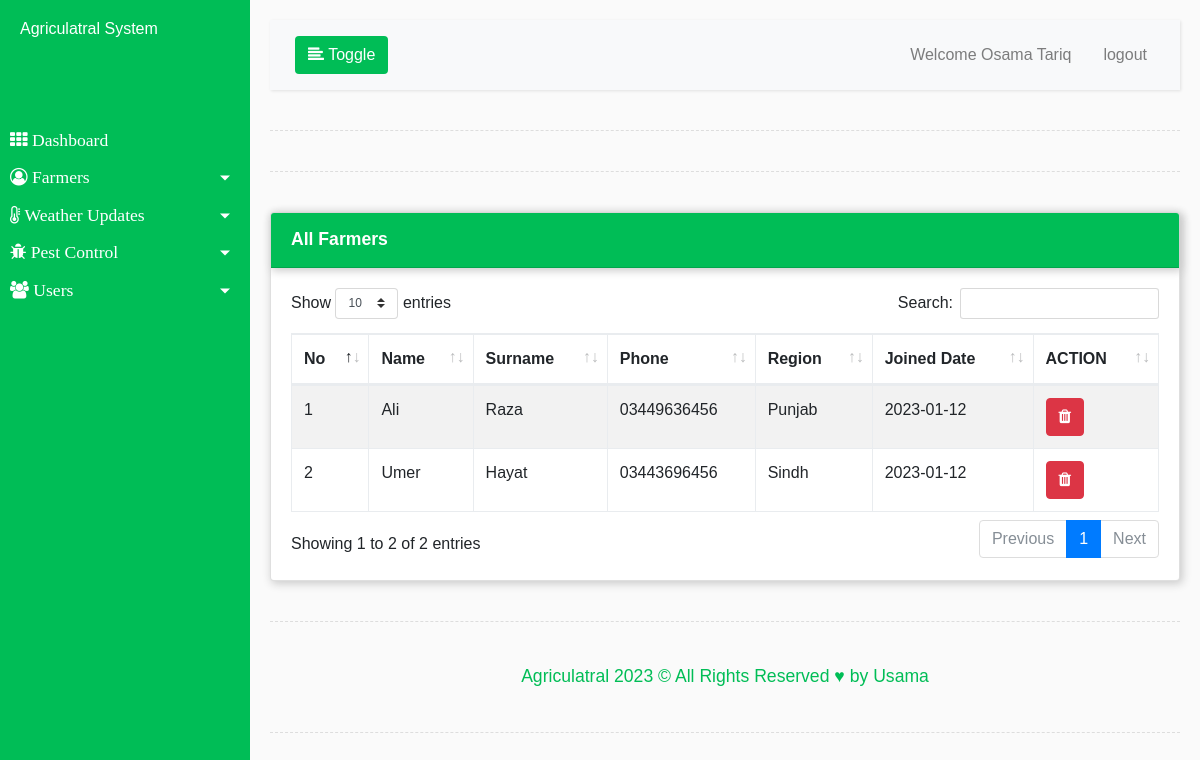
Page /sys/farms_view.php (signed in) on the committed database.
### tables this page shows
CREATE TABLE `farmers` (
  `id` int(11) NOT NULL,
  `name` varchar(20) NOT NULL,
  `surname` varchar(20) NOT NULL,
  `phone` varchar(20) NOT NULL,
  `region` varchar(20) NOT NULL,
  `joined_date` varchar(30) NOT NULL
);

### sys/farms_view.php (the view, shortened to what this page needs)
<?php require_once('../zvinodiwa/database.php');
?>
<!DOCTYPE html>
<html lang="en">
<head>
	<link rel="stylesheet" type="text/css" href="../vendor/bootstrap/css/bootstrap.min.css">
	<link rel="stylesheet" type="text/css" href="../fonts/font-awesome-4.7.0/css/font-awesome.min.css">
	<link rel="stylesheet" type="text/css" href="../fonts/Linearicons-Free-v1.0.0/icon-font.min.css">
	<link rel="stylesheet" type="text/css" href="../vendor/animate/animate.css">
	<link rel="stylesheet" type="text/css" href="../vendor/css-hamburgers/hamburgers.min.css">
	<link rel="stylesheet" type="text/css" href="../vendor/animsition/css/animsition.min.css">
	<link rel="stylesheet" type="text/css" href="../css/style.css">
    <link rel="stylesheet" type="text/css" href="../vendor/Jquery-ui/jquery-ui.min.css">
     <link rel="stylesheet" type="text/css" href="../vendor/DataTables/datatables.min.css">
</head>
    <body>
    <div class="wrapper">
        <?php  include_once ('page-headers.php'); ?>
            <div class="line"></div>
            <div class="line"></div>
            <div class="row">
            <div class="col-md-12 ssm">
            <div class="card">
            <p class="card-header sammac-media">All Farmers</p>
            <div class="card-body">
              <div id="tabs-4"><table class="table table-striped thead-dark table-bordered table-hover" id="mhishi">
                <thead>
                <tr>
                    <th>No</th>
                    <th>Name</th>
                    <th>Surname</th>
                    <th>Phone</th>
                    <th>Region</th>
                    <th>Joined Date</th>
                    <th>ACTION</th>
                    </tr>
                </thead>
                    <?php
                     $a=1;
                    $query=mysqli_query($db,"select *from `farmers` ");
                     while($row=mysqli_fetch_array($query))
                        {
                          ?>
                          <tr>
                              <td><?php echo $a;?></td>
                            <td><?php echo $row['name'];?></td>
                            <td><?php echo $row['surname'];?></td>
                            <td><?php echo $row['phone'];?></td>
                            <td><?php echo $row['region'];?></td>
                            <td><?php echo $row['joined_date'];?></td>
                             <td>
                  <a href="farms_view.php?edited=1&idx=<?php echo $row['id']; ?>"  class="btn btn-danger"><span class="fa fa-trash"></span></a>
                              </td>
                          </tr>
                          <?php
                            $a++;
                      }
                               ?>
                </table> </div>
            </div>
            </div>
            </div>
            </div>
             <div class="line"></div>
                <footer>
            <p class="text-center sm-sys">
           Agriculatral <?php echo date('Y');?> &copy; All Rights Reserved &#9829; by Usama
            </p>
            </footer>
           <div class="line"></div>
        </div>
    </div>
</body>
</html>

### sys/page-headers.php (shortened to what this page needs)
<nav id="sidebar">
    <div class="sidebar-header">
        <h6>Agriculatral System</h6>
    </div>
    <ul class="list-unstyled components">
        <p></p>
        <li class="active">
            <a href="dashboard.php" class="fa fa-th"> Dashboard</a>
        </li>
         <li>
            <a href="#pageSubmenuRue"  data-toggle="collapse" aria-expanded="false" class="fa fa-user-circle-o dropdown-toggle"> Farmers</a>
        </li>
       <li>
            <a href="#pageSubmenuRuebaeRamus"  data-toggle="collapse" aria-expanded="false" class="fa fa-thermometer-half dropdown-toggle"> Weather Updates</a>
        </li>
        <li>
            <a href="#pageSubmenuRuebae"  data-toggle="collapse" aria-expanded="false" class="fa fa-bug dropdown-toggle"> Pest Control</a>
        </li>
        <li>
            <a href="#pageSubmenu1"  data-toggle="collapse" aria-expanded="false" class="fa fa-users dropdown-toggle"> Users</a>
        </li>
        </ul>
</nav>
<div id="content">
<nav class="navbar navbar-expand-lg navbar-light bg-light">
    <div class="container-fluid">
        <button type="button" id="sidebarCollapse" class="btn sm-btn-toggle ">
            <i class="fa fa-align-left"></i>
            <span>Toggle</span>
        </button>
    <div class="collapse navbar-collapse" id="navbarSupportedContent">
        <ul class="nav navbar-nav ml-auto">
            <li class="nav-item">
                <a class="nav-link" href="logout.php" class="fa fa-power-off">Welcome <?php echo $_SESSION['name'].' '.$_SESSION['surname'] ?></a>
            </li>
            <li class="nav-item">
                <a class="nav-link" href="#" id="date_time"></a>
            </li>
            <li class="nav-item">
                <a class="nav-link" href="logout.php" class="fa fa-power-off">logout</a>
            </li>
        </ul>
    </div>
    </div>
</nav>

### css/style.css (style rules this page uses)
body { font-family: 'Poppins', sans-serif; background: #fafafa; }
p { font-family: 'Poppins', sans-serif; font-size: 1.1em; font-weight: 300; line-height: 1.7em; color: #999; }
a, a:hover, a:focus { color: inherit; text-decoration: none; transition: all 0.3s; }
.sm-sys { color:#00bd56; }
.navbar { padding: 15px 10px; background: #fff; border: none; border-radius: 0; margin-bottom: 40px; box-shadow: 1px 1px 3px rgba(0, 0, 0, 0.1); }
.line { width: 100%; height: 1px; border-bottom: 1px dashed #ddd; margin: 40px 0; }
.wrapper { display: flex; width: 100%; align-items: stretch; }
#sidebar { min-width: 250px; max-width: 250px; background: #00bd56; color: #fff; transition: all 0.3s; }
#sidebar .sidebar-header { padding: 20px; background: #00bd56; }
#sidebar ul.components { padding: 20px 0; border-bottom: 1px solid #00bd56; }
#sidebar ul p { color: #fff; padding: 10px; }
#sidebar ul li a { font-family: 'fontawesome',Poppins; padding: 10px; font-size: 1.1em; display: block; }
#sidebar ul li.active>a, a[aria-expanded="true"] { color: #fff; background: #00bd56; }
a[data-toggle="collapse"] { position: relative; }
.dropdown-toggle::after { display: block; position: absolute; top: 50%; right: 20px; transform: translateY(-50%); }
#content { width: 100%; padding: 20px; min-height: 100vh; transition: all 0.3s; }
.sm-btn-toggle { color: #fff; background: #00bd56; }
.sammac-media { background: #00bd56; color:#fff; font-weight: 900; }
.card { box-shadow: 2px 2px 8px 1px #ccc; }
.card-header { box-shadow: 2px 2px 8px 1px #ccc; }

### rows in the picture
farmers: name "Ali", surname "Raza", phone "03449636456", region "Punjab", joined_date "2023-01-12"
farmers: name "Umer", surname "Hayat", phone "03443696456", region "Sindh", joined_date "2023-01-12"

### other values in the picture
$_SESSION['name'] "Osama"
$_SESSION['surname'] "Tariq"
